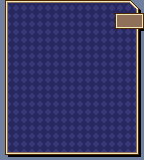

Below is a game level as drawn by its tile map, then a one-line description and the .tmx file that defines it, in full:
An orthogonal 18x20 tile map with 8x8 px tiles, 1 tile layer (Tile Layer 1).

<map version="1.2" tiledversion="1.2.4" orientation="orthogonal" renderorder="right-down" width="18" height="20" tilewidth="8" tileheight="8" infinite="0" nextlayerid="3" nextobjectid="1">
 <tileset firstgid="1" name="JPHackMenuTiles" tilewidth="8" tileheight="8" tilecount="128" columns="16">
  <image source="JPHackMenuTiles.png" width="128" height="64" />
 </tileset>
 <layer id="2" name="Tile Layer 1" width="18" height="20">
  <data encoding="csv">
77,38,38,38,38,38,38,38,38,38,38,38,38,38,38,38,119,120,
37,2,2,2,2,2,2,2,2,2,2,2,2,2,121,127,127,128,
37,2,2,2,2,2,2,2,2,2,2,2,2,2,122,47,47,126,
37,2,2,2,2,2,2,2,2,2,2,2,2,2,113,114,114,115,
37,2,2,2,2,2,2,2,2,2,2,2,2,2,2,2,2,20,
37,2,2,2,2,2,2,2,2,2,2,2,2,2,2,2,2,20,
37,2,2,2,2,2,2,2,2,2,2,2,2,2,2,2,2,20,
37,2,2,2,2,2,2,2,2,2,2,2,2,2,2,2,2,20,
37,2,2,2,2,2,2,2,2,2,2,2,2,2,2,2,2,20,
37,2,2,2,2,2,2,2,2,2,2,2,2,2,2,2,2,20,
37,2,2,2,2,2,2,2,2,2,2,2,2,2,2,2,2,20,
37,2,2,2,2,2,2,2,2,2,2,2,2,2,2,2,2,20,
37,2,2,2,2,2,2,2,2,2,2,2,2,2,2,2,2,20,
37,2,2,2,2,2,2,2,2,2,2,2,2,2,2,2,2,20,
37,2,2,2,2,2,2,2,2,2,2,2,2,2,2,2,2,20,
37,2,2,2,2,2,2,2,2,2,2,2,2,2,2,2,2,20,
37,2,2,2,2,2,2,2,2,2,2,2,2,2,2,2,2,20,
37,2,2,2,2,2,2,2,2,2,2,2,2,2,2,2,2,20,
37,2,2,2,2,2,2,2,2,2,2,2,2,2,2,2,2,20,
1073741828,24,24,24,24,24,24,24,24,24,24,24,24,24,24,24,24,25
</data>
 </layer>
</map>
